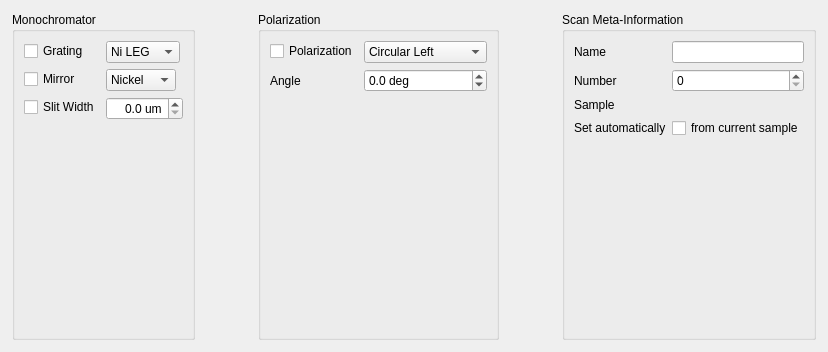
<?xml version="1.0" encoding="UTF-8"?>
<ui version="4.0">
 <class>REIXSXASScanConfigurationView</class>
 <widget class="QWidget" name="REIXSXASScanConfigurationView">
  <property name="geometry">
   <rect>
    <x>0</x>
    <y>0</y>
    <width>828</width>
    <height>352</height>
   </rect>
  </property>
  <property name="windowTitle">
   <string>Form</string>
  </property>
  <layout class="QVBoxLayout" name="outerVLayout">
   <property name="margin">
    <number>0</number>
   </property>
   <item>
    <layout class="QVBoxLayout" name="innerVLayout">
     <property name="spacing">
      <number>0</number>
     </property>
     <property name="margin">
      <number>12</number>
     </property>
     <item>
      <layout class="QHBoxLayout" name="horizontalLayout">
       <item>
        <widget class="QGroupBox" name="monoGroupBox">
         <property name="title">
          <string>Monochromator</string>
         </property>
         <layout class="QFormLayout" name="formLayout_2">
          <property name="fieldGrowthPolicy">
           <enum>QFormLayout::FieldsStayAtSizeHint</enum>
          </property>
          <property name="labelAlignment">
           <set>Qt::AlignLeading|Qt::AlignLeft|Qt::AlignVCenter</set>
          </property>
          <item row="0" column="0">
           <widget class="QCheckBox" name="applyGratingBox">
            <property name="text">
             <string>Grating</string>
            </property>
           </widget>
          </item>
          <item row="0" column="1">
           <widget class="QComboBox" name="gratingBox">
            <item>
             <property name="text">
              <string>Ni LEG</string>
             </property>
            </item>
            <item>
             <property name="text">
              <string>Au LEG</string>
             </property>
            </item>
            <item>
             <property name="text">
              <string>Au HEG</string>
             </property>
            </item>
           </widget>
          </item>
          <item row="1" column="0">
           <widget class="QCheckBox" name="applyMirrorBox">
            <property name="text">
             <string>Mirror</string>
            </property>
           </widget>
          </item>
          <item row="1" column="1">
           <widget class="QComboBox" name="mirrorBox">
            <item>
             <property name="text">
              <string>Nickel</string>
             </property>
            </item>
            <item>
             <property name="text">
              <string>Carbon</string>
             </property>
            </item>
            <item>
             <property name="text">
              <string>Silicon</string>
             </property>
            </item>
            <item>
             <property name="text">
              <string>Gold</string>
             </property>
            </item>
           </widget>
          </item>
          <item row="2" column="0">
           <widget class="QCheckBox" name="applySlitWidthBox">
            <property name="text">
             <string>Slit Width</string>
            </property>
           </widget>
          </item>
          <item row="2" column="1">
           <widget class="QDoubleSpinBox" name="slitWidthBox">
            <property name="alignment">
             <set>Qt::AlignRight|Qt::AlignTrailing|Qt::AlignVCenter</set>
            </property>
            <property name="suffix">
             <string> um</string>
            </property>
            <property name="decimals">
             <number>1</number>
            </property>
            <property name="maximum">
             <double>500.000000000000000</double>
            </property>
            <property name="singleStep">
             <double>5.000000000000000</double>
            </property>
           </widget>
          </item>
         </layout>
        </widget>
       </item>
       <item>
        <spacer name="horizontalSpacer">
         <property name="orientation">
          <enum>Qt::Horizontal</enum>
         </property>
         <property name="sizeHint" stdset="0">
          <size>
           <width>0</width>
           <height>20</height>
          </size>
         </property>
        </spacer>
       </item>
       <item>
        <widget class="QGroupBox" name="polarizationGroupBox">
         <property name="title">
          <string>Polarization</string>
         </property>
         <layout class="QFormLayout" name="formLayout">
          <item row="0" column="0">
           <widget class="QCheckBox" name="applyPolarizationBox">
            <property name="text">
             <string>Polarization</string>
            </property>
           </widget>
          </item>
          <item row="0" column="1">
           <widget class="QComboBox" name="polarizationBox">
            <item>
             <property name="text">
              <string>Circular Left</string>
             </property>
            </item>
            <item>
             <property name="text">
              <string>Circular Right</string>
             </property>
            </item>
            <item>
             <property name="text">
              <string>Linear Horizontal</string>
             </property>
            </item>
            <item>
             <property name="text">
              <string>Linear Vertical -</string>
             </property>
            </item>
            <item>
             <property name="text">
              <string>Linear Vertical +</string>
             </property>
            </item>
            <item>
             <property name="text">
              <string>Linear Inclined</string>
             </property>
            </item>
           </widget>
          </item>
          <item row="1" column="0">
           <widget class="QLabel" name="label">
            <property name="text">
             <string>Angle</string>
            </property>
           </widget>
          </item>
          <item row="1" column="1">
           <widget class="QDoubleSpinBox" name="polarizationAngleBox">
            <property name="suffix">
             <string> deg</string>
            </property>
            <property name="decimals">
             <number>1</number>
            </property>
            <property name="minimum">
             <double>-180.000000000000000</double>
            </property>
            <property name="maximum">
             <double>180.000000000000000</double>
            </property>
            <property name="singleStep">
             <double>10.000000000000000</double>
            </property>
           </widget>
          </item>
         </layout>
        </widget>
       </item>
       <item>
        <spacer name="horizontalSpacer_2">
         <property name="orientation">
          <enum>Qt::Horizontal</enum>
         </property>
         <property name="sizeHint" stdset="0">
          <size>
           <width>0</width>
           <height>20</height>
          </size>
         </property>
        </spacer>
       </item>
       <item>
        <widget class="QGroupBox" name="scanMetaInfoGroupBox">
         <property name="title">
          <string>Scan Meta-Information</string>
         </property>
         <layout class="QFormLayout" name="scanMetaInfoLayout">
          <item row="0" column="0">
           <widget class="QLabel" name="label_2">
            <property name="text">
             <string>Name</string>
            </property>
           </widget>
          </item>
          <item row="0" column="1">
           <widget class="QLineEdit" name="nameEdit"/>
          </item>
          <item row="1" column="0">
           <widget class="QLabel" name="label_3">
            <property name="text">
             <string>Number</string>
            </property>
           </widget>
          </item>
          <item row="1" column="1">
           <widget class="QSpinBox" name="numberEdit">
            <property name="maximum">
             <number>10000</number>
            </property>
           </widget>
          </item>
          <item row="2" column="0">
           <widget class="QLabel" name="label_4">
            <property name="text">
             <string>Sample</string>
            </property>
           </widget>
          </item>
          <item row="3" column="0">
           <widget class="QLabel" name="label_5">
            <property name="text">
             <string>Set automatically</string>
            </property>
           </widget>
          </item>
          <item row="3" column="1">
           <widget class="QCheckBox" name="namedAutomaticallyBox">
            <property name="text">
             <string>from current sample</string>
            </property>
           </widget>
          </item>
         </layout>
        </widget>
       </item>
      </layout>
     </item>
    </layout>
   </item>
  </layout>
 </widget>
 <resources/>
 <connections/>
</ui>
